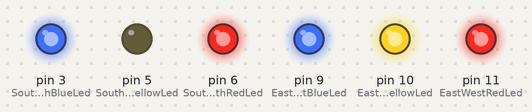
A sketch run on a simulated Arduino Uno, built with avr-gcc and run on an emulated ATmega328P. Parts: output pins drawn as LEDs (lit = HIGH).

Above: at 0.3 s.
Timing chart, 0 to 1.8 s (numbered marks = the images above):
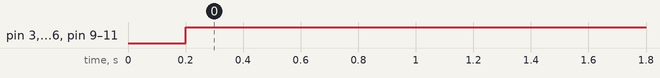

The sketch:

IntersectionTrafficLight2.ino
```cpp
// (licence header left out)
#define SouthNorthBlueLed   3     // SothNroth信号機の青LEDの出力ポート設定
#define SouthNorthYellowLed 5     // SothNroth信号機の黄LEDの出力ポート設定
#define SouthNorthRedLed    6     // SothNroth信号機の赤LEDの出力ポート設定
#define EastWestBlueLed     9     // EastWest信号機の青LEDの出力ポート設定
#define EastWestYellowLed   10    // EastWest信号機の黄LEDの出力ポート設定
#define EastWestRedLed      11    // EastWest信号機の赤LEDの出力ポート設定

enum {
    BLE = 1,
    YEW,
    RED,
};

unsigned long gPreviousL1 = 0;    // 時間管理用変数

unsigned char gLightTime[]={200, 50, 10, 300, 50, 10};   // 点灯順序に対する点灯継続時間sec

//------------------------------------------------------------------
// Arduino固有の関数 setup() :初期設定
//------------------------------------------------------------------
void setup() {
  pinMode(SouthNorthBlueLed, OUTPUT);
  digitalWrite(SouthNorthBlueLed, LOW);
  pinMode(SouthNorthYellowLed , OUTPUT);
  digitalWrite(SouthNorthYellowLed , LOW);
  pinMode(SouthNorthRedLed , OUTPUT);
  digitalWrite(SouthNorthRedLed , LOW);

  pinMode(EastWestBlueLed , OUTPUT);
  digitalWrite(EastWestBlueLed , LOW);
  pinMode(EastWestYellowLed , OUTPUT);
  digitalWrite(EastWestYellowLed , LOW);
  pinMode(EastWestRedLed , OUTPUT);
  digitalWrite(EastWestRedLed , LOW);

  gPreviousL1 = millis();
}

//---------------------------------------------------------------------
// Arduino main loop
//---------------------------------------------------------------------
void loop() {
  if ( (millis() - gPreviousL1) >= 100) { // 1000:1sec  100:100msec  10:10msec
    TrafficLightState();        //　100ms毎に信号機を処理する
    gPreviousL1 = millis();
  }
}

//---------------------------------------------------------------------
// 信号機点灯消灯処理
// 三項演算子という方法を使ってプログラムをスマート（わかりずらく）にしています
//---------------------------------------------------------------------
void BYR_LedCont(char SNLed , char EWLed){
  digitalWrite(SouthNorthBlueLed, SNLed & BLE ? HIGH:LOW);
  digitalWrite(SouthNorthYellowLed , SNLed & YEW ? HIGH:LOW);
  digitalWrite(SouthNorthRedLed , SNLed & RED ? HIGH:LOW);

  digitalWrite(EastWestBlueLed , EWLed & BLE ? HIGH:LOW);
  digitalWrite(EastWestYellowLed , EWLed & YEW ? HIGH:LOW);
  digitalWrite(EastWestRedLed , EWLed & RED ? HIGH:LOW);
}

//---------------------------------------------------------------------
// 交差点信号機処理シーケンス
//---------------------------------------------------------------------
void TrafficLightState(){
  enum{
    ST_INIT = 0,        // 初期状態
    ST_SNblueEWred,     // 南北信号 青,東西信号 赤
    ST_SNYellowEWred,   // 南北信号 黄,東西信号 赤
    ST_SNredEWred,      // 南北信号 赤,東西信号 赤
    ST_EWblueSNred,     // 南北信号 赤,東西信号 青
    ST_EWyellowSNred,   // 南北信号 赤,東西信号 黄
    ST_EWredSNred,      // 南北信号 赤,東西信号 赤
  };
  static char state = ST_INIT;
  static char TimerCnt = 0;

  switch(state){
    case ST_INIT:
                  state = ST_SNblueEWred;
                  break;
    case ST_SNblueEWred:
                  BYR_LedCont(BLE,RED);
                  TimerCnt = TimerCnt + 1;
                  if(TimerCnt >= gLightTime[0] ) {
                    state = ST_SNYellowEWred;
                    TimerCnt = 0;
                  }
                  break;
    case ST_SNYellowEWred:
                  BYR_LedCont(YEW,RED);
                  TimerCnt = TimerCnt + 1;
                  if(TimerCnt >= gLightTime[1] ) {
                    state = ST_SNredEWred;
                    TimerCnt = 0;
                  }
                  break;
    case ST_SNredEWred:
                  BYR_LedCont(RED,RED);
                  TimerCnt = TimerCnt + 1;
                  if(TimerCnt >= gLightTime[2] ) {
                    state = ST_EWblueSNred;
                    TimerCnt = 0;
                  }
                  break;

    case ST_EWblueSNred:
                  BYR_LedCont(RED,BLE);
                  TimerCnt = TimerCnt + 1;
                  if(TimerCnt >= gLightTime[3] ) {
                    state = ST_EWyellowSNred;
                    TimerCnt = 0;
                  }
                  break;
    case ST_EWyellowSNred:
                  BYR_LedCont(RED,YEW);
                  TimerCnt = TimerCnt + 1;
                  if(TimerCnt >= gLightTime[4] ) {
                    state = ST_EWredSNred;
                    TimerCnt = 0;
                  }
                  break;
    case ST_EWredSNred:
                  BYR_LedCont(RED,YEW);
                  TimerCnt = TimerCnt + 1;
                  if(TimerCnt >= gLightTime[5] ) {
                    state = ST_SNblueEWred;
                    TimerCnt = 0;
                  }
                  break;

    default:      break;
  }
}
```

Measured:
- by itself, pin 3 (SouthNorthBlueLed), pin 6 (SouthNorthRedLed), pin 9 (EastWestBlueLed), pin 10 (EastWestYellowLed), pin 11 (EastWestRedLed): LOW → HIGH at 0.20 s
